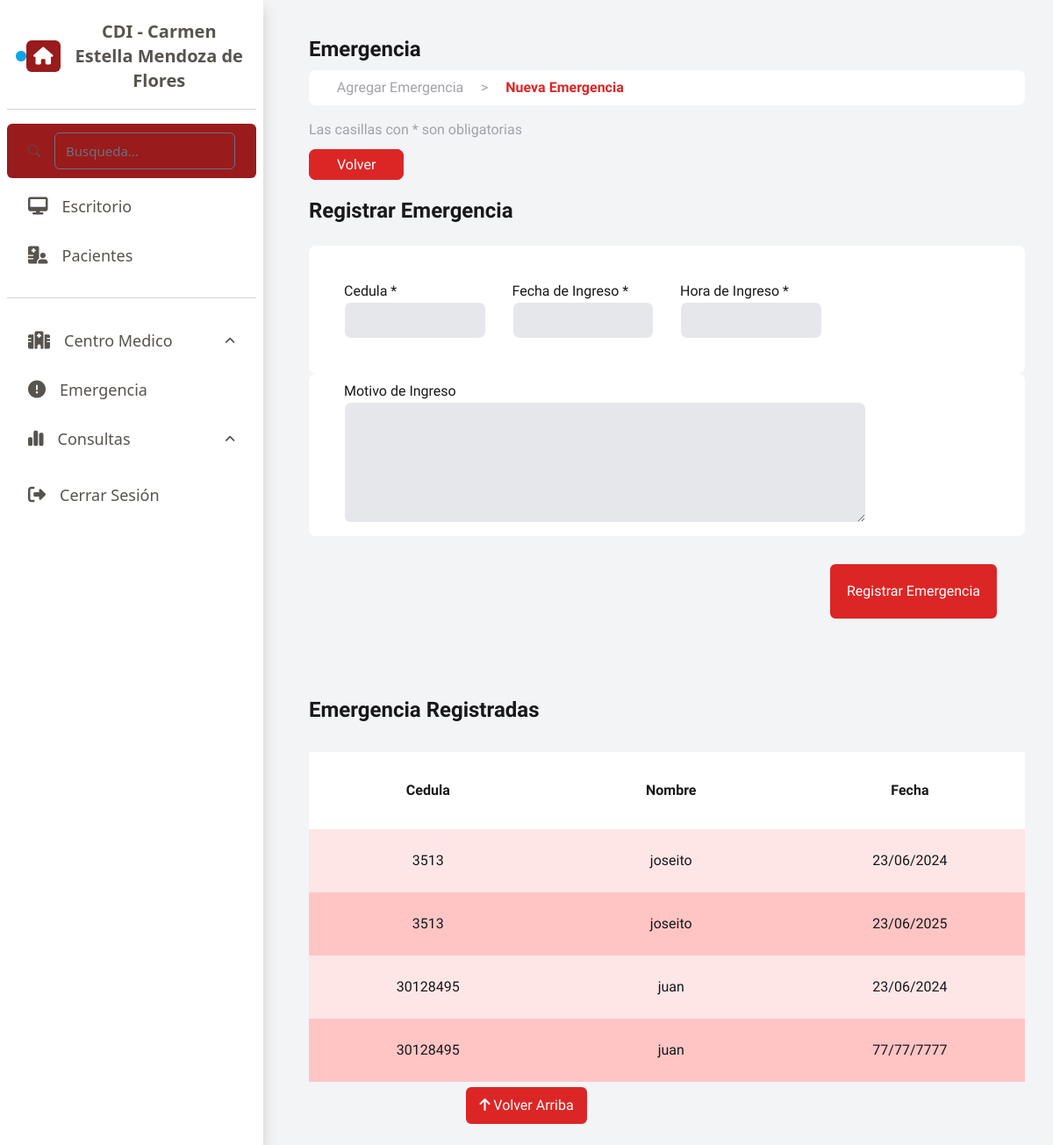
The page /vista/emergencias.php on the database its author committed.
### tables this page shows
CREATE TABLE `paciente` (
  `cedula` int NOT NULL,
  `nombre` varchar(45) DEFAULT NULL,
  `apellido` varchar(45) DEFAULT NULL,
  `fechanac` date DEFAULT NULL,
  `edad` int DEFAULT NULL,
  `telefono` varchar(20) DEFAULT NULL,
  `ocupacion` varchar(200) DEFAULT NULL,
  `direccion` varchar(200) DEFAULT NULL,
  `estcivil` int DEFAULT NULL,
  PRIMARY KEY (`cedula`)
);

CREATE TABLE `emergencias` (
  `cod_emergencia` int NOT NULL AUTO_INCREMENT,
  `fechadeingreso` varchar(10) NOT NULL,
  `horaingreso` int NOT NULL,
  `motingreso` varchar(150) NOT NULL,
  `cedulae` int NOT NULL,
  PRIMARY KEY (`cod_emergencia`)
);

### vista/emergencias.php (the view, shortened to what this page needs)
<?php
    $db = conectarBD();
    $cedulae = '';
    $fechadeingreso = '';
    $horaingreso = '';
    require 'comunes/librerias.php';
    require 'comunes/head.php';
?>
<body class="form-emergencias bg-gray-100" style="margin: 2rem 2rem 0 22rem;">
<section class="contenedor text-zinc-900">
    <h1 class="text-2xl py-2">Emergencia</h1>
    <p class="text-zinc-400 bg-white border-8 rounded-lg border-white w-100">&nbsp; &nbsp; &nbsp; Agregar Emergencia &nbsp; &nbsp; > &nbsp; &nbsp;<span class="text-red-600 font-bold"> Nueva Emergencia</span></p>
    <p class="text-zinc-400 py-2 my-2">Las casillas con * son obligatorias</p>
    <a href="?pagina=inicio" class="boton px-4 cursor-pointer" style="margin-top: 200px;">Volver</a>
    <h1 class="text-2xl py-4">Registrar Emergencia</h1>
    <form action="?pagina=emergencias"  method="POST"  enctype="multipart/form-data">
        <fieldset class="formulario bg-white p-10 rounded-lg">
            <div>
                <label for="">Cedula *</label>
                <br>
                <input type="text" class="bg-gray-200 rounded-lg border-white" name="cedulae" id="cedulae" value="<?php $cedulae ?>">
            </div>
            <div>
                <label for="">Fecha de Ingreso *</label>
                <br>
                <input type="text" class="bg-gray-200 rounded-lg border-white" name="fechadeingreso" id="fechadeingreso" value="<?php $fechadeingreso ?>">
            </div>
            <div>
                <label for="">Hora de Ingreso *</label>
                <br>
                <input type="number" class="bg-gray-200 rounded-lg border-white" name="horaingreso" id="horaingreso" value="<?php $horaingreso ?>">
            </div>
        </fieldset>
        <fieldset class="formulario bg-white px-10 py-2 rounded-lg">
            <div>
             <label for="">Motivo de Ingreso</label>
              <textarea class="bg-gray-200 rounded-lg border-white" id="motingreso" name="motingreso" rows="5" cols="61" value="<?php $horaingreso ?>" >
              </textarea>
            </div>
        </fieldset>
        <div class="d-flex justify-content-end">
            <button type="submit" class="btn btn-primary m-8 p-3" style="background-color: rgb(220 38 38); border: solid rgb(220 38 38); hover:background-color: rgb(153, 27, 27);" data-bs-toggle="modal" data-bs-target="#registroExitosoModal" data-dismiss="modal" data-timer="5000">Registrar Emergencia</button>
        </div>
    </form>
</section>
<section class="contenedor text-zinc-900" style="padding: 2rem 0 4rem 0;">
    <h1 class="text-2xl py-6">Emergencia Registradas</h1>
    <table class="my-2 w-full"">
        <thead>
            <tr>
                <th>Cedula</th>
                <th>Nombre</th>
                <th>Fecha</th>
            </tr>
        </thead>
        <tbody>
         <?php $sql = $db->query(" SELECT * FROM paciente p INNER JOIN emergencias e ON p.cedula = e.cedulae");
            while ($row = $sql->fetch_array()) : ?>
             <tr>
                <td style="padding: 1.5rem;"> <?php echo $row['cedula'];?></td>
                <td> <?php echo $row['nombre'];?></td>
                <td> <?php echo $row['fechadeingreso'];?></td>
            </tr>
            <?php endwhile; ?>
        </tbody>
    </table>
    <div class="fixed-bottom d-flex justify-content-center m-4" id="scroll-to-top">
        <a href="#top" class="btn btn-primary" style="background-color: rgb(220 38 38); border: solid rgb(220 38 38);">
            <i class="fas fa-arrow-up"></i>
            <span>Volver Arriba</span>
        </a>
    </div>
</section>
</body>

### css/style.css (style rules this page uses)
.boton { font-family: 'Sora'; background-color: rgb(220 38 38); border-radius: 0.5rem; border: 0.5rem solid rgb(220 38 38); color: white; }
.contenedor { font-family: 'Sora'; }
.contenedor h1 { font-weight: 900; }
.formulario { display: grid; grid-template-columns: repeat(4, 1fr); gap: 30px; }
input, select { width: 100%; }
th { padding: 2rem 4.5rem; background-color: rgb(255, 255, 255); }
table tr:nth-child(odd) { background-color: rgb(255, 230, 230); text-align: center; }
table tr:nth-child(even) { background-color: rgb(255, 197, 197); text-align: center; }

### rows shown on the page
paciente: cedula "3513", nombre "joseito", emergencias.fechadeingreso "23/06/2024", emergencias.fechadeingreso "23/06/2025"
paciente: cedula "30128495", nombre "juan", emergencias.fechadeingreso "23/06/2024", emergencias.fechadeingreso "77/77/7777"
